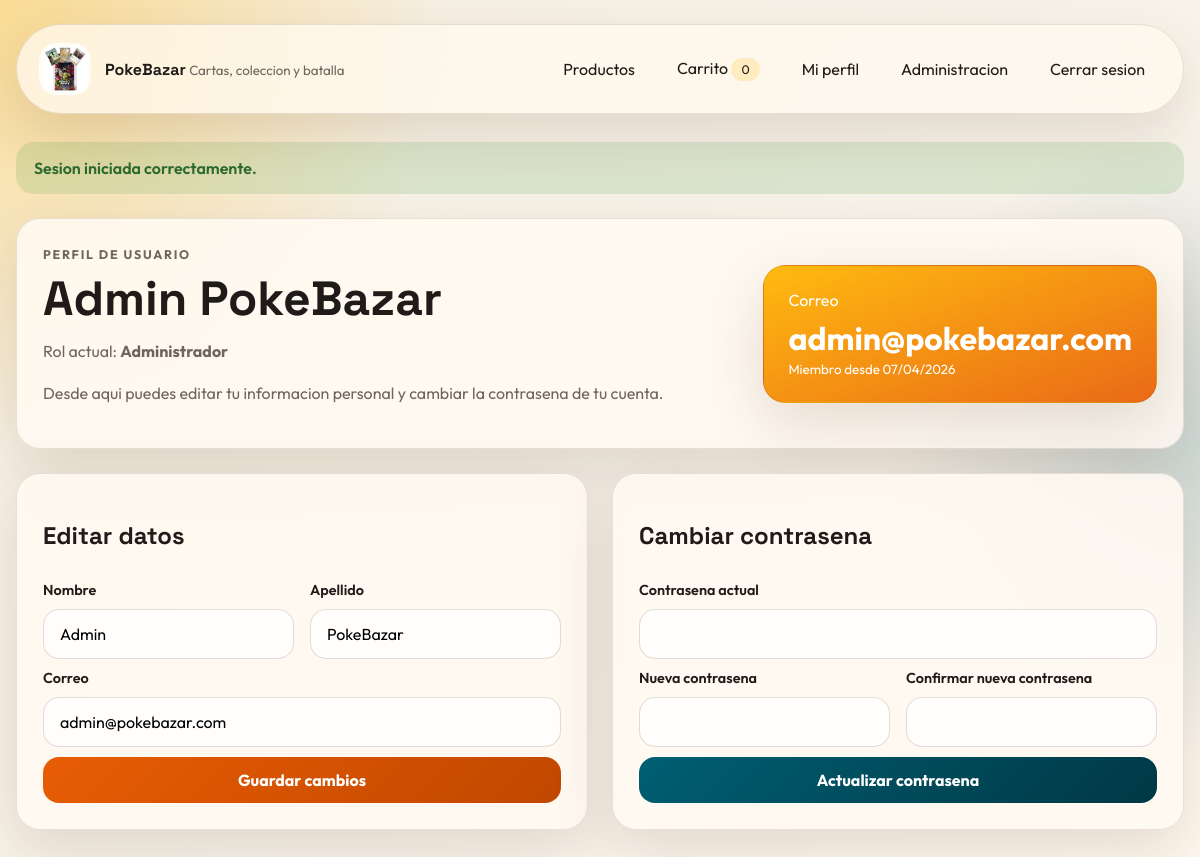
The app's page /profile.php (signed in) with its own data.
### tables this page shows
CREATE TABLE IF NOT EXISTS users (
    id INT AUTO_INCREMENT PRIMARY KEY,
    first_name VARCHAR(100) NOT NULL,
    last_name VARCHAR(100) NOT NULL,
    email VARCHAR(150) NOT NULL UNIQUE,
    password VARCHAR(255) NOT NULL,
    role ENUM('user', 'admin') NOT NULL DEFAULT 'user',
    created_at TIMESTAMP DEFAULT CURRENT_TIMESTAMP
);

### config/database.php (called while the page is built, shortened)
<?php
function db(): PDO
{
    static $pdo = null;
    if ($pdo instanceof PDO) {
        return $pdo;
    }
    $dsn = sprintf('mysql:host=%s;dbname=%s;charset=utf8mb4', DB_HOST, DB_NAME);
    $options = [
        PDO::ATTR_ERRMODE => PDO::ERRMODE_EXCEPTION,
        PDO::ATTR_DEFAULT_FETCH_MODE => PDO::FETCH_ASSOC,
        PDO::ATTR_EMULATE_PREPARES => false,
    ];
    $pdo = new PDO($dsn, DB_USER, DB_PASS, $options);
    return $pdo;
}

### includes/auth.php (called while the page is built, shortened)
<?php
require_once __DIR__ . '/../config/database.php';
require_once __DIR__ . '/functions.php';
function currentUser(): ?array
{
    static $user = null;
    if ($user !== null) {
        return $user;
    }
    $stmt = db()->prepare('SELECT id, first_name, last_name, email, role, created_at FROM users WHERE id = :id LIMIT 1');
    $stmt->execute(['id' => $_SESSION['user_id']]);
    $user = $stmt->fetch();
    return $user;
}
function isLoggedIn(): bool
{
    return currentUser() !== null;
}
function isAdmin(): bool
{
    $user = currentUser();
    return $user !== null && $user['role'] === 'admin';
}
function requireLogin(): void
{
    if (!isLoggedIn()) {
        setFlash('warning', 'Debes iniciar sesion para continuar.');
        redirectTo('login.php');
    }
}

### includes/functions.php (called while the page is built, shortened)
<?php
function e(?string $value): string
{
    return htmlspecialchars((string) $value, ENT_QUOTES, 'UTF-8');
}

### profile.php (the view, shortened to what this page needs)
<?php
require_once __DIR__ . '/includes/auth.php';
requireLogin();
$user = currentUser();
$user = currentUser();
require_once __DIR__ . '/includes/header.php';
?>
<section class="panel split-panel">
    <div>
        <p class="eyebrow">Perfil de usuario</p>
        <h1><?= e($user['first_name'] . ' ' . $user['last_name']) ?></h1>
        <p class="muted">Rol actual: <strong><?= e($user['role'] === 'admin' ? 'Administrador' : 'Usuario comun') ?></strong></p>
        <p>Desde aqui puedes editar tu informacion personal y cambiar la contrasena de tu cuenta.</p>
    </div>
    <div class="stat-card">
        <span>Correo</span>
        <strong><?= e($user['email']) ?></strong>
        <small>Miembro desde <?= e(date('d/m/Y', strtotime((string) $user['created_at']))) ?></small>
    </div>
</section>
<section class="dashboard-grid">
    <form method="post" class="panel stack-form">
        <h2>Editar datos</h2>
        <div class="field-row">
            <div class="field">
                <label for="first_name">Nombre</label>
                <input id="first_name" name="first_name" type="text" required value="<?= e($user['first_name']) ?>">
            </div>
            <div class="field">
                <label for="last_name">Apellido</label>
                <input id="last_name" name="last_name" type="text" required value="<?= e($user['last_name']) ?>">
            </div>
        </div>
        <div class="field">
            <label for="email">Correo</label>
            <input id="email" name="email" type="email" required value="<?= e($user['email']) ?>">
        </div>
        <button class="button primary" type="submit">Guardar cambios</button>
    </form>
    <form method="post" class="panel stack-form">
        <h2>Cambiar contrasena</h2>
        <div class="field">
            <label for="current_password">Contrasena actual</label>
            <input id="current_password" name="current_password" type="password" required>
        </div>
        <div class="field-row">
            <div class="field">
                <label for="new_password">Nueva contrasena</label>
                <input id="new_password" name="new_password" type="password" required minlength="6">
            </div>
            <div class="field">
                <label for="confirm_password">Confirmar nueva contrasena</label>
                <input id="confirm_password" name="confirm_password" type="password" required minlength="6">
            </div>
        </div>
        <button class="button secondary" type="submit">Actualizar contrasena</button>
    </form>
</section>
<?php require_once __DIR__ . '/includes/footer.php'; ?>

### assets/css/styles.css (style rules this page uses)
:root { --bg: #f6efe2; --surface: rgba(255, 250, 242, 0.88); --surface-strong: #fff8ee; --ink: #1f1b18; --muted: #6f655d; --line: rgba(68, 45, 20, 0.12); --primary: #e85d04; --primary-dark: #c14700; --secondary: #005f73; --danger: #b00020; --accent: #ffb703; --shadow: 0 20px 60px rgba(78, 49, 20, 0.15); --radius: 24px; }
* { box-sizing: border-box; }
body { margin: 0; min-height: 100vh; font-family: 'Outfit', sans-serif; color: var(--ink); background: radial-gradient(circle at top left, rgba(255, 183, 3, 0.35), transparent 30%), radial-gradient(circle at right center, rgba(0, 95, 115, 0.18), transparent 25%), linear-gradient(135deg, #f7efe1 0%, #f8f3ea 50%, #fff8ef 100%); }
button, input, select, textarea { font: inherit; }
.brand strong, h1, h2 { font-family: 'Space Grotesk', sans-serif; }
.brand small, .muted { color: var(--muted); }
.hero-panel, .panel, .stat-card, .product-card, .empty-state, .auth-panel { background: var(--surface); border: 1px solid var(--line); border-radius: var(--radius); box-shadow: var(--shadow); }
.hero-panel, .split-panel, .cart-layout, .auth-layout, .dashboard-grid, .stats-grid { display: grid; gap: 24px; }
.hero-panel h1, .auth-panel h1, .split-panel h1 { margin: 0 0 12px; font-size: clamp(2rem, 4vw, 3.5rem); line-height: 1; }
.hero-copy, .panel p, .auth-panel p { color: var(--muted); line-height: 1.6; }
.hero-card, .price-panel, .invoice-total, .stat-card { padding: 24px; border-radius: 22px; background: linear-gradient(160deg, rgba(0, 95, 115, 0.9), rgba(0, 50, 60, 0.92)); color: white; }
.hero-card strong, .price-panel strong, .invoice-total strong, .stat-card strong { display: block; margin-top: 8px; font-size: 2rem; }
.eyebrow { margin: 0 0 10px; letter-spacing: 0.14em; text-transform: uppercase; color: var(--secondary); font-size: 0.78rem; font-weight: 700; }
.filters, .field-row, .cart-actions, .summary-row, .invoice-head, .invoice-meta-grid, .table-actions { display: flex; gap: 16px; }
.field, .stack-form, .invoice-box, .auth-form { display: grid; gap: 10px; }
.field label { font-size: 0.9rem; font-weight: 600; }
.field input, .field select, .field textarea, .cart-actions input { width: 100%; border: 1px solid rgba(68, 45, 20, 0.16); background: rgba(255, 255, 255, 0.82); border-radius: 16px; padding: 14px 16px; outline: none; }
.button { border: 0; cursor: pointer; padding: 13px 18px; border-radius: 16px; transition: transform 0.2s ease, opacity 0.2s ease; font-weight: 700; }
.button.primary { background: linear-gradient(135deg, var(--primary), var(--primary-dark)); color: white; }
.button.secondary { background: linear-gradient(135deg, var(--secondary), #003845); color: white; }
.panel, .auth-panel, .invoice-printable { padding: 26px; }
.product-meta, .product-footer, .split-panel, .summary-row, .cart-item, .invoice-head, .invoice-total { display: flex; justify-content: space-between; align-items: center; gap: 16px; }
.auth-layout, .dashboard-grid { grid-template-columns: repeat(2, minmax(0, 1fr)); }
.stat-card { background: linear-gradient(160deg, rgba(255, 183, 3, 0.95), rgba(232, 93, 4, 0.92)); }

### records on screen
users: first_name+last_name "Admin PokeBazar", role "Administrador", email "admin@pokebazar.com", created_at "07/04/2026", first_name "Admin", last_name "PokeBazar"

### other values on screen
$cartItemsCount "0"
$flash['message'] "Sesion iniciada correctamente."
